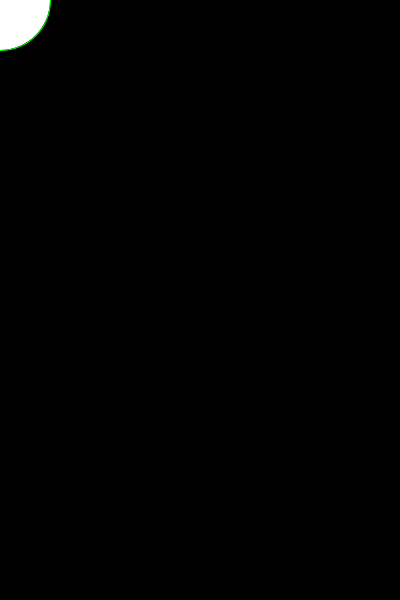
Frame 1 (no input)
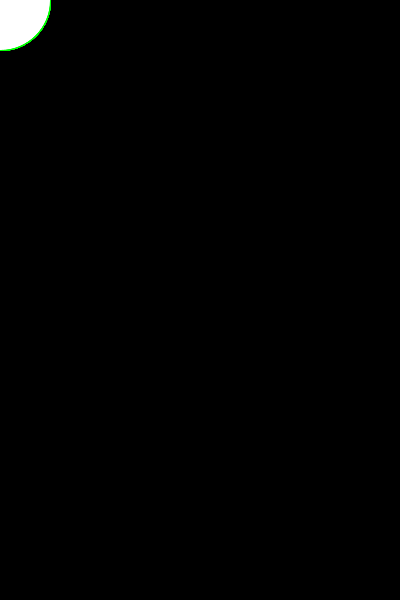
Frame 60 (the mouse pressed at the canvas centre just before this capture)
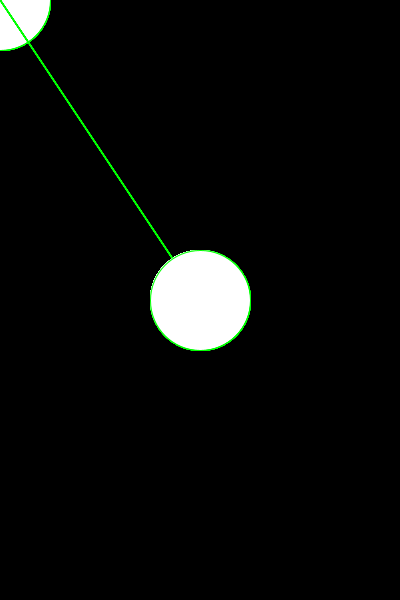
Frame 120 (the mouse held since frame 60 and released just before this capture)

The Processing sketch that drew these frames (run headless with seeded random() and noise(); from frame 60 on, the mouse is pressed at the canvas centre):

// Processing sketch: processing_83284
// ── processing_83284.pde

void setup()
{
size(400, 600);
background(0, 0, 0);
smooth();
}

void draw()
{
stroke(0, 255, 0);
line(0, 0, mouseX, mouseY);
ellipse(mouseX, mouseY, 100, 100);
}
